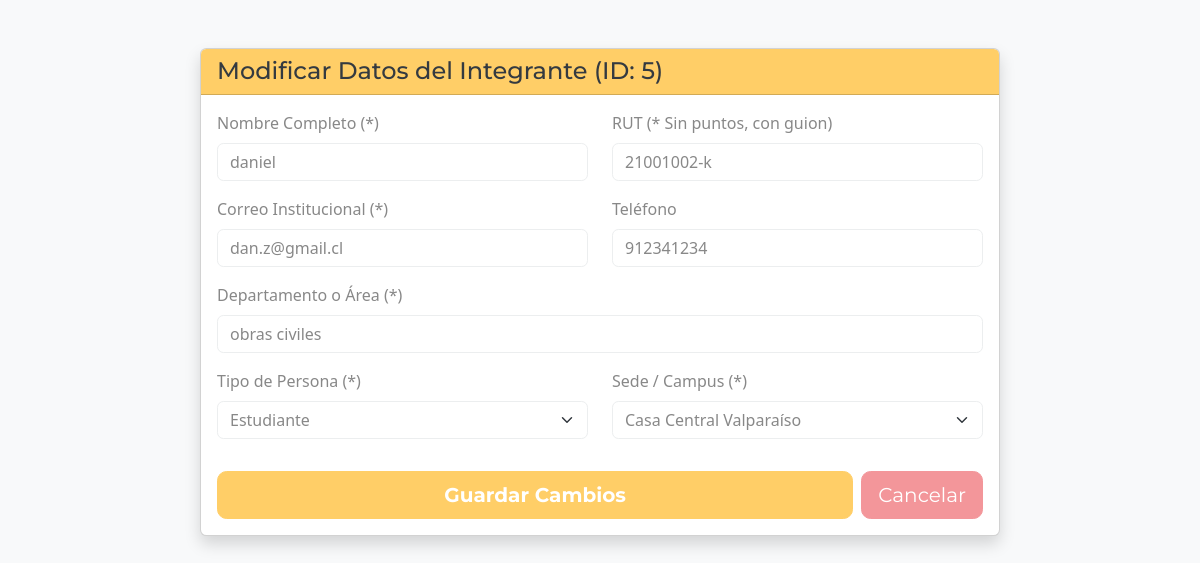
Page /PHP/editar_integrante.php?id=5 (signed in) on the committed database.
### tables this page shows
CREATE TABLE Integrante_Equipo(
    ID_integrante INT PRIMARY KEY AUTO_INCREMENT,
    Nombre_Integrante VARCHAR(100) NOT NULL,
    RUT_Integrante VARCHAR(10) NOT NULL UNIQUE,
    Departamento_Integrante VARCHAR(100) NOT NULL,
    Mail_Integrante VARCHAR(100) NOT NULL,
    Telefono_Integrante VARCHAR(20),
    ID_Tipo_Persona INT NOT NULL,
    ID_Sede INT NOT NULL,
    FOREIGN KEY (ID_Tipo_persona) REFERENCES Tipo_Persona(ID_Tipo_Persona),
    FOREIGN KEY (ID_Sede) REFERENCES Sede(ID_Sede)
);

CREATE TABLE Tipo_Persona(
    ID_Tipo_Persona INT PRIMARY KEY,
    Nombre_Tipo_Persona VARCHAR(100) NOT NULL
);

CREATE TABLE Sede(
    ID_Sede INT PRIMARY KEY,
    Nombre_Sede VARCHAR(100) NOT NULL
);

### PHP/editar_integrante.php (the view, shortened to what this page needs)
<?php
require 'conexion.php';
$id_integrante = intval($_GET['id']);
$sql = "SELECT * FROM Integrante_Equipo WHERE ID_integrante = ?";
$stmt = $conexion->prepare($sql);
$stmt->bind_param("i", $id_integrante);
$stmt->execute();
$integrante = $stmt->get_result()->fetch_assoc();
$sedes = $conexion->query("SELECT ID_Sede, Nombre_Sede FROM Sede");
$tipos = $conexion->query("SELECT ID_Tipo_Persona, Nombre_Tipo_Persona FROM Tipo_Persona");
?>
<!DOCTYPE html>
<html lang="es">
<head>
    <link href="https://bootswatch.com/5/minty/bootstrap.min.css" rel="stylesheet">
</head>
<body class="bg-light">
<div class="container mt-5 mb-5">
    <div class="card shadow" style="max-width: 800px; margin: 0 auto;">
        <div class="card-header bg-warning text-dark">
            <h4 class="mb-0">Modificar Datos del Integrante (ID: <?php echo $id_integrante; ?>)</h4>
        </div>
        <div class="card-body">
            <form action="actualizar_integrante.php" method="POST">
                <div class="row">
                    <div class="col-md-6 mb-3">
                        <label class="form-label">Nombre Completo (*)</label>
                        <input type="text" class="form-control" name="nombre" value="<?php echo htmlspecialchars($integrante['Nombre_Integrante']); ?>" required>
                    </div>
                    <div class="col-md-6 mb-3">
                        <label class="form-label">RUT (* Sin puntos, con guion)</label>
                        <input type="text" class="form-control" name="rut" value="<?php echo htmlspecialchars($integrante['RUT_Integrante']); ?>" required>
                    </div>
                </div>
                <div class="row">
                    <div class="col-md-6 mb-3">
                        <label class="form-label">Correo Institucional (*)</label>
                        <input type="email" class="form-control" name="correo" value="<?php echo htmlspecialchars($integrante['Mail_Integrante']); ?>" required>
                    </div>
                    <div class="col-md-6 mb-3">
                        <label class="form-label">Teléfono</label>
                        <input type="text" class="form-control" name="telefono" value="<?php echo htmlspecialchars($integrante['Telefono_Integrante']); ?>">
                    </div>
                </div>
                <div class="mb-3">
                    <label class="form-label">Departamento o Área (*)</label>
                    <input type="text" class="form-control" name="departamento" value="<?php echo htmlspecialchars($integrante['Departamento_Integrante']); ?>" required>
                </div>
                <div class="row">
                    <div class="col-md-6 mb-3">
                        <label class="form-label">Tipo de Persona (*)</label>
                        <select class="form-select" name="tipo_persona" required>
                            <?php while($t = $tipos->fetch_assoc()) { ?>
                                <option value="<?php echo $t['ID_Tipo_Persona']; ?>" <?php if($t['ID_Tipo_Persona'] == $integrante['ID_Tipo_Persona']) echo 'selected'; ?>>
                                    <?php echo $t['Nombre_Tipo_Persona']; ?>
                                </option>
                            <?php } ?>
                        </select>
                    </div>
                    <div class="col-md-6 mb-3">
                        <label class="form-label">Sede / Campus (*)</label>
                        <select class="form-select" name="sede" required>
                            <?php while($s = $sedes->fetch_assoc()) { ?>
                                <option value="<?php echo $s['ID_Sede']; ?>" <?php if($s['ID_Sede'] == $integrante['ID_Sede']) echo 'selected'; ?>>
                                    <?php echo $s['Nombre_Sede']; ?>
                                </option>
                            <?php } ?>
                        </select>
                    </div>
                </div>
                <div class="d-flex gap-2 mt-3">
                    <button type="submit" class="btn btn-warning btn-lg flex-grow-1 fw-bold">Guardar Cambios</button>
                    <a href="gestionar_equipo.php" class="btn btn-secondary btn-lg">Cancelar</a>
                </div>
            </form>
        </div>
    </div>
</div>
</body>
</html>

### rows in the picture
integrante_equipo: nombre "daniel", rut "21001002-k", correo "dan.z@gmail.cl", telefono "912341234", departamento "obras civiles", tipo_persona "Estudiante", sede "Casa Central Valparaíso"

### other values in the picture
$id_integrante "5"
